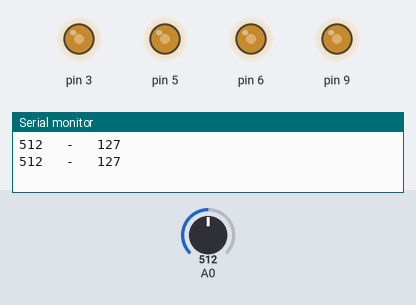
A sketch run on a simulated Arduino Uno, built with avr-gcc and run on an emulated ATmega328P. Shown: output pins drawn as LEDs (lit = HIGH), the last lines printed to the serial monitor. The test bench sets the inputs (shaded band); at power-on: A0 = 512.

Above: at 1.8 s.
1.9 s: A0 set to 716
At 3.1 s:
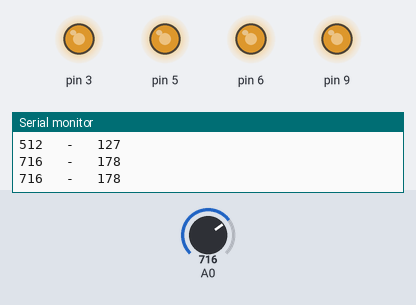
3.5 s: A0 set to 900
At 4.7 s:
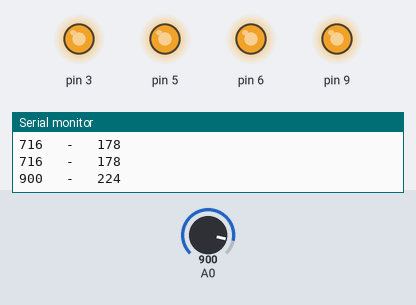
5.5 s: A0 set to 122
At 6.3 s:
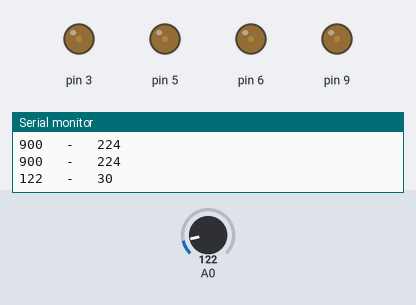
7.5 s: A0 set to 0
At 9.0 s:
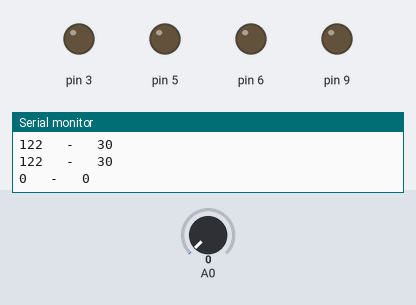
9.5 s: A0 set to 511
At 10.6 s:
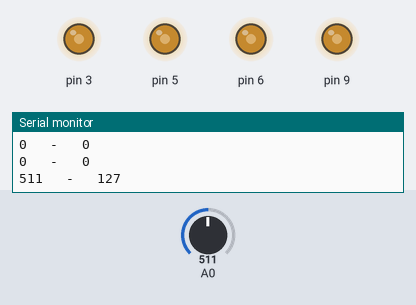
Timing chart, 0 to 12.5 s (numbered marks = the images above; inputs shaded):
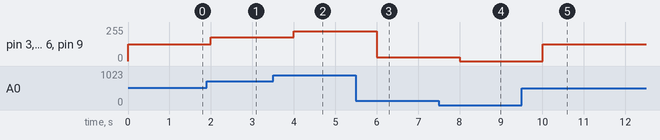

Measured:
- after the input at 1.9 s, pin 3, pin 5, pin 6, pin 9: 127/255 → 178/255 after 0.10 s
- after the input at 3.5 s, pin 3, pin 5, pin 6, pin 9: 178/255 → 224/255 after 0.50 s
- after the input at 5.5 s, pin 3, pin 5, pin 6, pin 9: 224/255 → 30/255 after 0.50 s
- after the input at 7.5 s, pin 3, pin 5, pin 6, pin 9: 30/255 → 0/255 after 0.51 s
- after the input at 9.5 s, pin 3, pin 5, pin 6, pin 9: 0/255 → 127/255 after 0.51 s

The sketch:

Controle_Velocidade_Motor_3.ino
```cpp
int LeituraA0, SinalPWM;

void setup(){
   pinMode(3, OUTPUT);
   pinMode(5, OUTPUT);
   pinMode(6, OUTPUT);
   pinMode(9, OUTPUT);
   Serial.begin(9600);
 }


 void loop(){
 LeituraA0 = analogRead(A0);
 SinalPWM = map(LeituraA0, 0, 1023, 0, 255);
 Serial.print(LeituraA0);
 Serial.print("   -   ");
 Serial.println(SinalPWM);
 analogWrite(3, SinalPWM);
 analogWrite(5, SinalPWM);
 analogWrite(6, SinalPWM);
 analogWrite(9, SinalPWM);
 delay(1000);
 }
```
